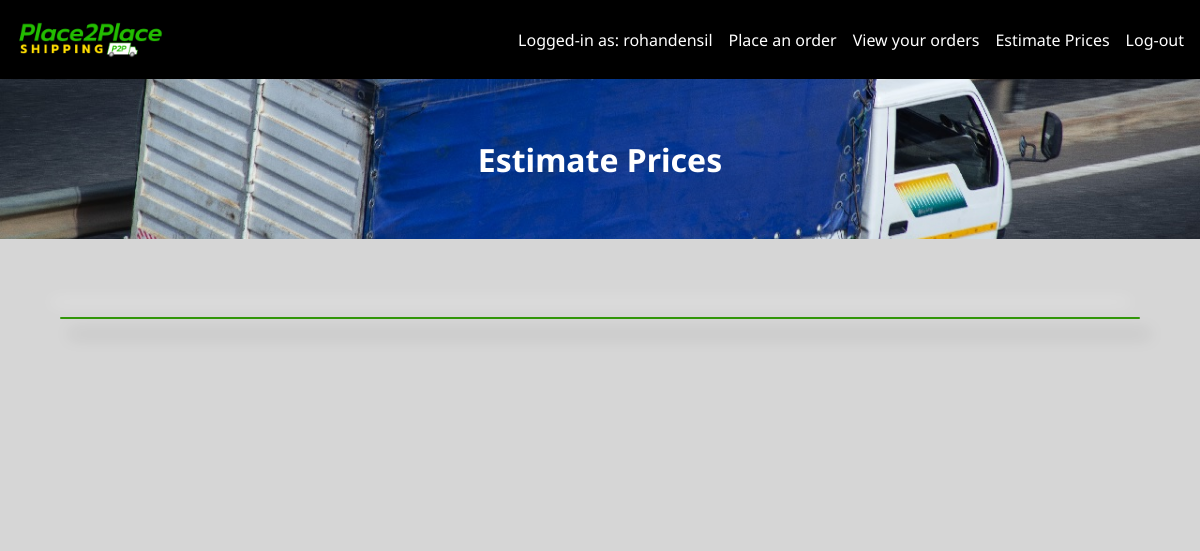
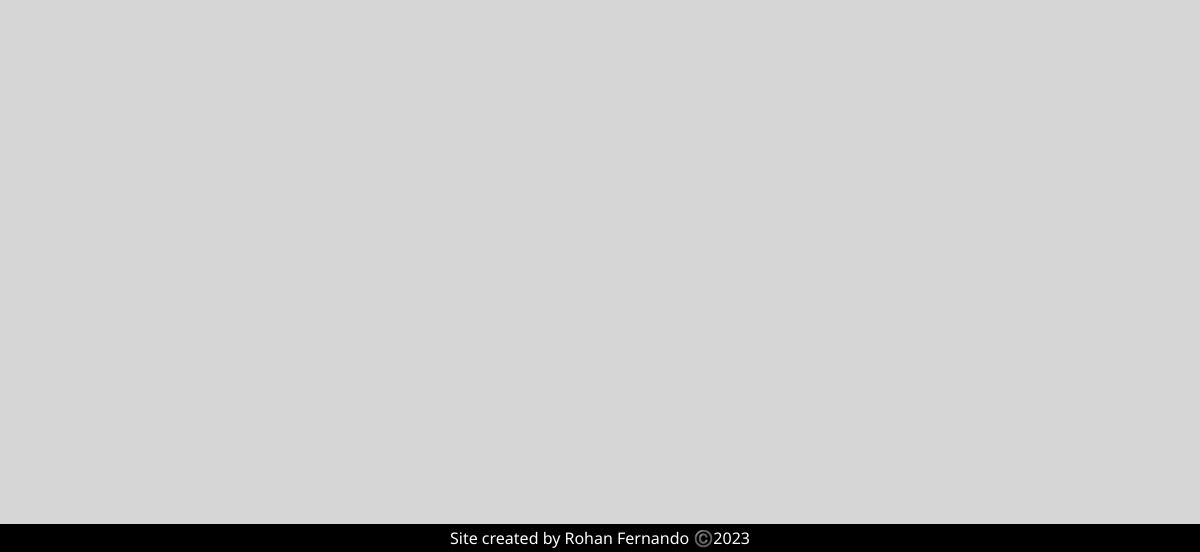
/estimateprices/ (signed in), run on an earlier commit of the app's database (2 pictures, top to bottom).
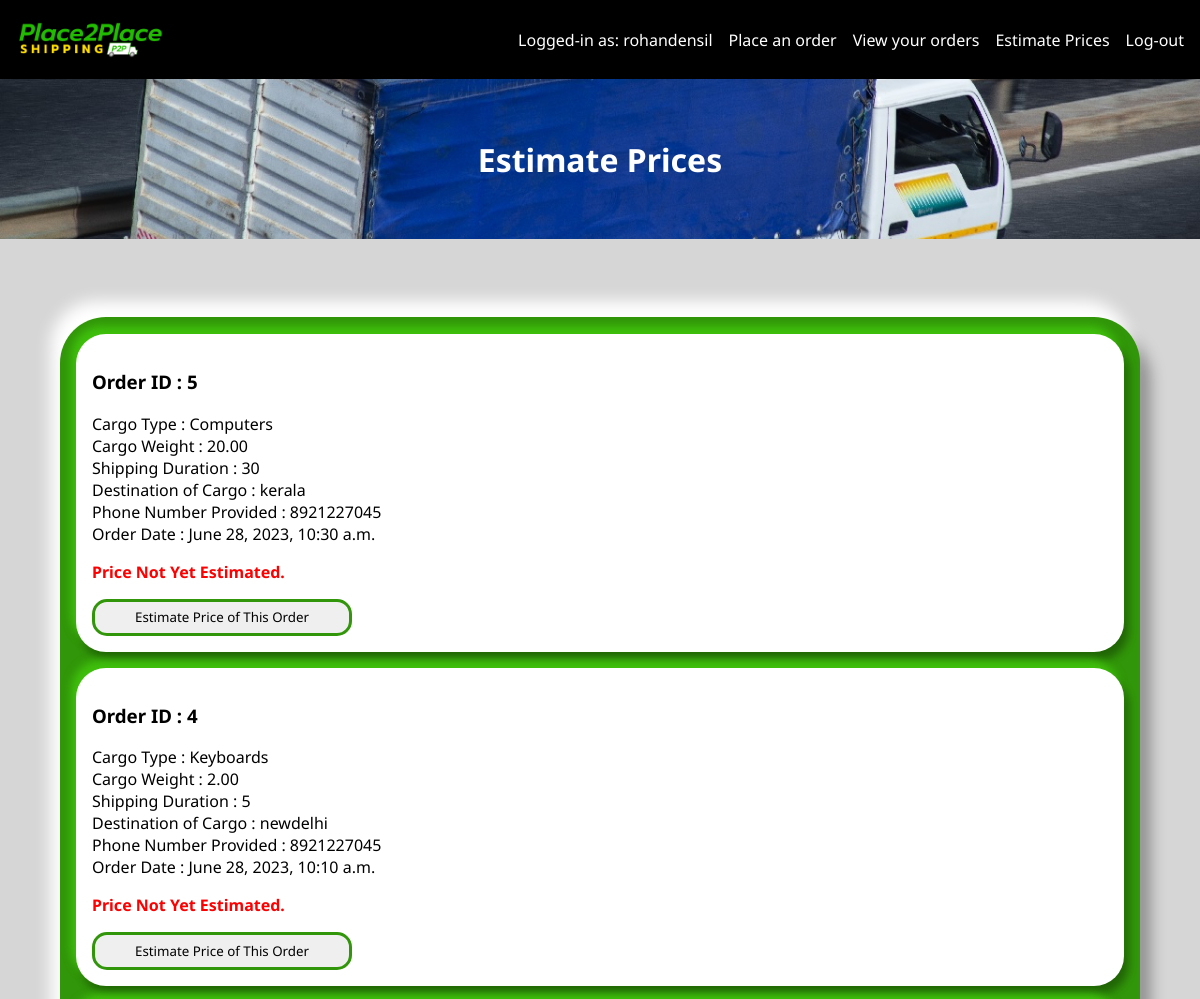
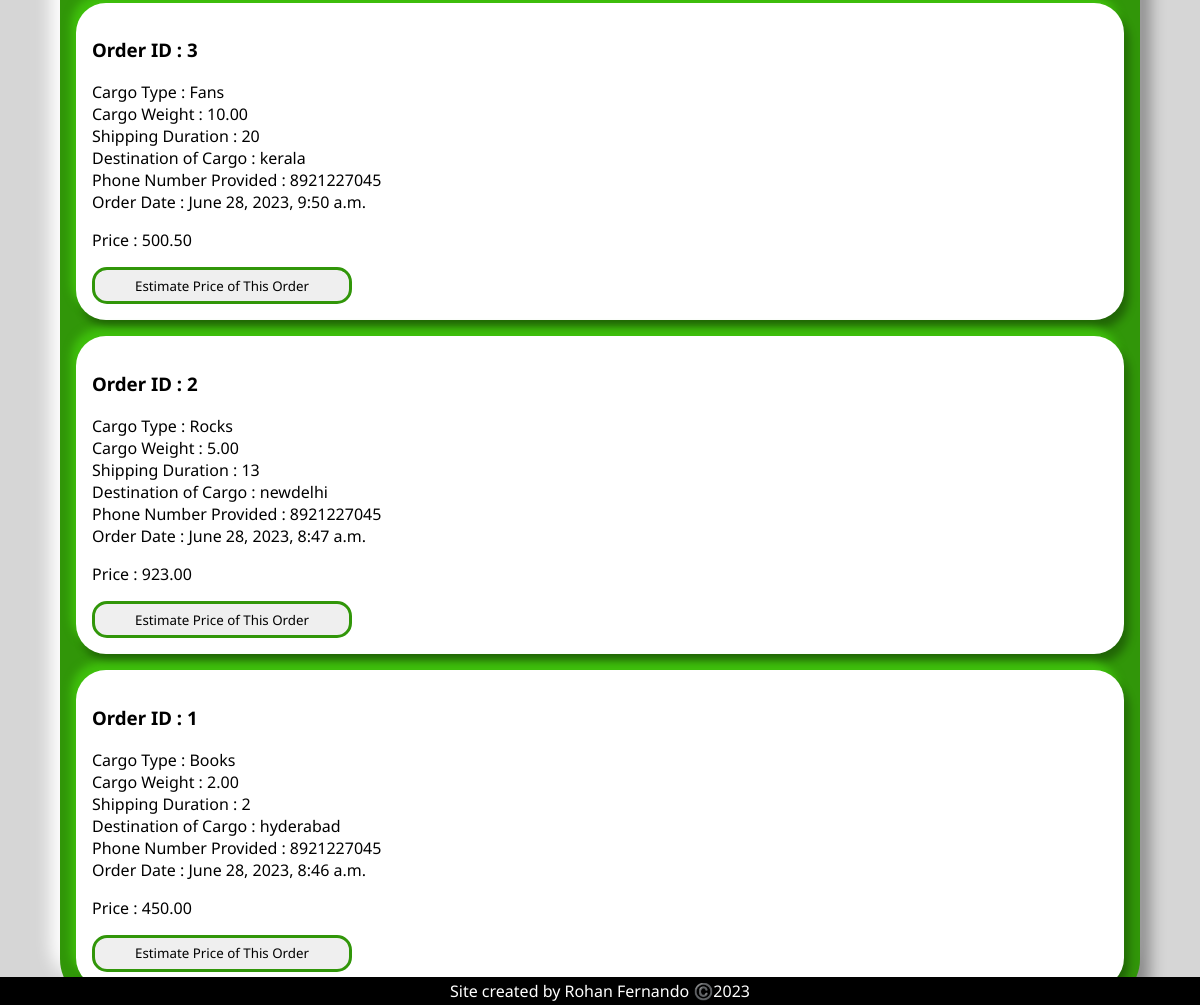
And on a later commit of the database (2 pictures, top to bottom).
### home/models.py (models this page shows)
class order(models.Model):
    order = models.ForeignKey(User,on_delete=models.CASCADE,related_name='ordr')
    order_number = models.AutoField(primary_key=True)
    cargo_type = models.CharField(max_length=100)
    cargo_weight = models.DecimalField(decimal_places=2,max_digits=7)
    delivery_time = models.IntegerField()
    cargo_destination = models.TextField(max_length=100)
    phone_number = models.TextField(max_length=12)
    date_of_order = models.DateTimeField(auto_now_add=True)
    price = models.DecimalField(decimal_places=2,max_digits=20,blank=True,null=True)
    def __str__(self):
        return self.cargo_type
    class Meta:
        ordering=('-date_of_order',)

### home/views.py (the view)
# urls.py: path('estimateprices/', views.estimateprices,name='estimatepricespage'),
def estimateprices(r):
    if r.user.is_staff:
        orders_data = order.objects.all()
        print(orders_data)
        return render(r,'estimateprices.html',{'orders_data':orders_data})
    else:
        return redirect('/')

### templates/estimateprices.html (shortened to what this page needs)
<!DOCTYPE html>
<html lang="en">
{% load static %}
<head>
    <link rel="stylesheet" href="{% static 'p2pstyle.css' %}">
</head>
<body>
    <div class="page-container">
        <div class="header-bar">
            <div>
                <a href="{% url 'homepage' %}">
                    <img src="{% static 'p2plogo.png' %}" class="logo-img">
                </a>
            </div>
            <div class="nav-btn-container">
                {% if user.is_authenticated %}
                    <a>Logged-in as: {{user.username}}</a>
                    <a class="nav-btn" href="{% url 'makeorderspage' %}">Place an order</a>
                    <a class="nav-btn" href="{% url 'vieworderspage' %}">View your orders</a>
                    {% if user.is_staff %}
                        <a class="nav-btn" href="{% url 'estimatepricespage' %}">Estimate Prices</a>
                    {% endif %}
                    <a class="nav-btn" href="{% url 'logoutpage' %}">Log-out</a>
                {% else %}
                    <a class="nav-btn" href="{% url 'registerpage' %}">Register</a>
                    <a class="nav-btn" href="{% url 'loginpage' %}">Log-in</a>
                {% endif %}
            </div>
        </div>
        <div class="content">
            <div class="truckbg">
                <h1>Estimate Prices</h1>
            </div>
            <br>
            <div class="o-node-container">
                {% for order in orders_data %}
                    <div class="o-details-node">
                        <h3>Order ID : {{order.order_number}}</h3>
                        <p>
                            Cargo Type : {{order.cargo_type}} <br>
                            Cargo Weight : {{order.cargo_weight}} <br>
                            Shipping Duration : {{order.delivery_time}} <br>
                            Destination of Cargo : {{order.cargo_destination}} <br>
                            Phone Number Provided : {{order.phone_number}} <br>
                            Order Date : {{order.date_of_order}} <br>
                        </p>
                        <p class="price-text">
                            Price : {{order.price}}
                        </p>
                        <a href="/editprice/?order_id={{order.order_number}}"><button class="o-detail-submit">Estimate Price of This Order</button></a>
                    </div>
                {% endfor %}
            </div>
            <div style="text-align: center;background-color: black;color:white;position: fixed;bottom: 0px;left:0px;right: 0px;">
                <p style="margin-top: 3px;margin-bottom: 3px;">Site created by Rohan Fernando ©️2023</p>
            </div>
        </div>
    </div>
</body>
</html>

### static/p2pstyle.css (style rules this page uses)
html { min-width: 950px; }
body { margin: 0px; }
.header-bar { position: sticky; top: 0; padding: 1em; background-color: black; display: flex; justify-content: space-between; }
.logo-img { width: 10em; padding-top: 0.1em; padding-bottom: 0.1em; }
.content { background-color: #d6d6d6; height: 64em; }
.content * { font-family: 'Noto Sans', sans-serif; }
.nav-btn-container { display: flex; gap: 1em; align-items: center; }
.nav-btn-container a { color: white; font-size: 1em; font-family: 'Noto Sans', sans-serif; text-decoration: none; }
.nav-btn { color: white; font-size: 1em; font-family: 'Noto Sans', sans-serif; text-decoration: none; border: none; padding-top: 0.6em; padding-bottom: 0.6em; border-top: 0.2em solid rgb(0, 0, 0); border-bottom: 0.2em solid rgb(0, 0, 0); transition-duration: 0.2s; }
.o-detail-submit { padding: 0.5em; border-radius: 15px; border: 3px solid rgb(49, 150, 9); cursor: pointer; transition-duration: 0.2s; padding-left: 3em; padding-right: 3em; }
.o-node-container { background-color: rgb(49, 150, 9); width: 90%; margin: 5%; padding-top: 1px; padding-bottom: 1px; border-radius: calc(1em + 30px); box-shadow: -0.6em -1em 1em rgb(255, 255, 255),0.6em 1em 1em rgba(0, 0, 0, 0.37); }
.o-details-node { padding: 1em; margin: 1em; background-color: white; border-radius: 30px; box-shadow: -0.3em -0.5em 0.5em rgb(63, 192, 12), 0.3em .5em 0.5em rgba(0, 0, 0, 0.329); }

What changed in the data, as far as the page shows it:
added order: order_number "5", cargo_type "Computers", cargo_weight "20.00", delivery_time "30", cargo_destination "kerala", phone_number "8921227045", date_of_order "June 28, 2023, 10:30 a.m."
added order: order_number "4", cargo_type "Keyboards", cargo_weight "2.00", delivery_time "5", cargo_destination "newdelhi", phone_number "8921227045", date_of_order "June 28, 2023, 10:10 a.m."
added order: order_number "3", cargo_type "Fans", cargo_weight "10.00", delivery_time "20", cargo_destination "kerala", phone_number "8921227045", date_of_order "June 28, 2023, 9:50 a.m.", price "500.50"
added order: order_number "2", cargo_type "Rocks", cargo_weight "5.00", delivery_time "13", cargo_destination "newdelhi", phone_number "8921227045", date_of_order "June 28, 2023, 8:47 a.m.", price "923.00"
added order: order_number "1", cargo_type "Books", cargo_weight "2.00", delivery_time "2", cargo_destination "hyderabad", phone_number "8921227045", date_of_order "June 28, 2023, 8:46 a.m.", price "450.00"
